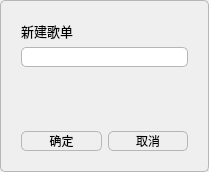
<?xml version="1.0" encoding="UTF-8"?>
<ui version="4.0">
 <class>AddNewMusiclist</class>
 <widget class="QWidget" name="AddNewMusiclist">
  <property name="geometry">
   <rect>
    <x>0</x>
    <y>0</y>
    <width>209</width>
    <height>172</height>
   </rect>
  </property>
  <property name="windowTitle">
   <string>Form</string>
  </property>
  <property name="styleSheet">
   <string notr="true">QWidget{
float:left;
max-width:300px;
border:1px solid #b6b6b7;
border-radius:5px;
}
QLabel{
	border:none;
}</string>
  </property>
  <layout class="QGridLayout" name="gridLayout">
   <item row="0" column="0">
    <layout class="QVBoxLayout" name="verticalLayout">
     <property name="leftMargin">
      <number>10</number>
     </property>
     <property name="topMargin">
      <number>10</number>
     </property>
     <property name="rightMargin">
      <number>10</number>
     </property>
     <property name="bottomMargin">
      <number>10</number>
     </property>
     <item>
      <layout class="QHBoxLayout" name="horizontalLayout_2">
       <item>
        <widget class="QLabel" name="label">
         <property name="minimumSize">
          <size>
           <width>0</width>
           <height>20</height>
          </size>
         </property>
         <property name="font">
          <font>
           <family>微软雅黑</family>
           <pointsize>10</pointsize>
          </font>
         </property>
         <property name="text">
          <string>新建歌单</string>
         </property>
        </widget>
       </item>
       <item>
        <spacer name="horizontalSpacer">
         <property name="orientation">
          <enum>Qt::Horizontal</enum>
         </property>
         <property name="sizeHint" stdset="0">
          <size>
           <width>40</width>
           <height>20</height>
          </size>
         </property>
        </spacer>
       </item>
      </layout>
     </item>
     <item>
      <widget class="QLineEdit" name="lineEdit">
       <property name="minimumSize">
        <size>
         <width>0</width>
         <height>20</height>
        </size>
       </property>
       <property name="maximumSize">
        <size>
         <width>302</width>
         <height>20</height>
        </size>
       </property>
       <property name="font">
        <font>
         <pointsize>8</pointsize>
        </font>
       </property>
      </widget>
     </item>
     <item>
      <spacer name="verticalSpacer">
       <property name="orientation">
        <enum>Qt::Vertical</enum>
       </property>
       <property name="sizeHint" stdset="0">
        <size>
         <width>20</width>
         <height>40</height>
        </size>
       </property>
      </spacer>
     </item>
     <item>
      <layout class="QHBoxLayout" name="horizontalLayout">
       <item>
        <widget class="QPushButton" name="pushButton">
         <property name="minimumSize">
          <size>
           <width>0</width>
           <height>20</height>
          </size>
         </property>
         <property name="maximumSize">
          <size>
           <width>999999</width>
           <height>20</height>
          </size>
         </property>
         <property name="font">
          <font>
           <family>微软雅黑</family>
          </font>
         </property>
         <property name="text">
          <string>确定</string>
         </property>
        </widget>
       </item>
       <item>
        <widget class="QPushButton" name="pushButton_2">
         <property name="minimumSize">
          <size>
           <width>20</width>
           <height>20</height>
          </size>
         </property>
         <property name="maximumSize">
          <size>
           <width>302</width>
           <height>20</height>
          </size>
         </property>
         <property name="font">
          <font>
           <family>微软雅黑</family>
          </font>
         </property>
         <property name="text">
          <string>取消</string>
         </property>
        </widget>
       </item>
      </layout>
     </item>
    </layout>
   </item>
  </layout>
 </widget>
 <resources/>
 <connections/>
</ui>
